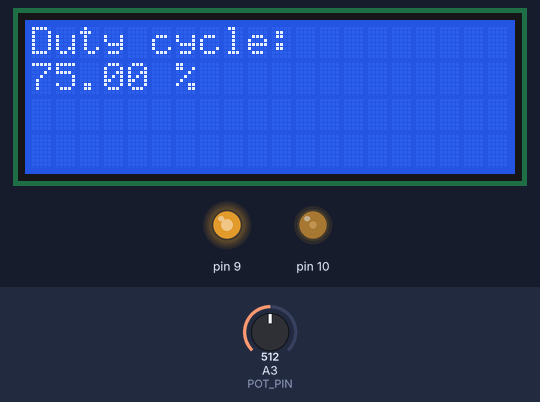
Bench run of a sketch on a simulated Arduino Uno, built with avr-gcc and run on an emulated ATmega328P. Parts: 20×4 character LCD, output pins drawn as LEDs (lit = HIGH). The inputs (shaded band) are chosen by the test bench; at power-on: A3 (POT_PIN) = 512.

Above: at 1.3 s.
1.4 s: A3 (POT_PIN) set to 716
At 1.7 s:
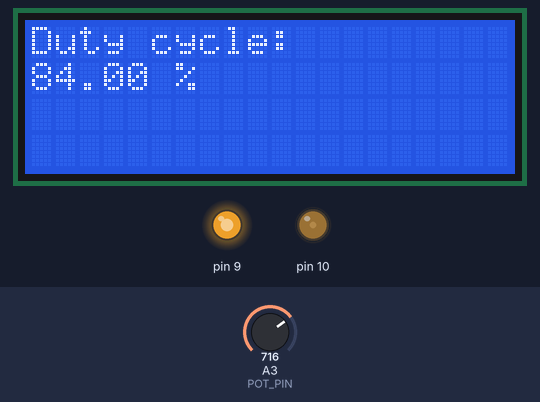
2.9 s: A3 (POT_PIN) set to 1023
At 4.1 s:
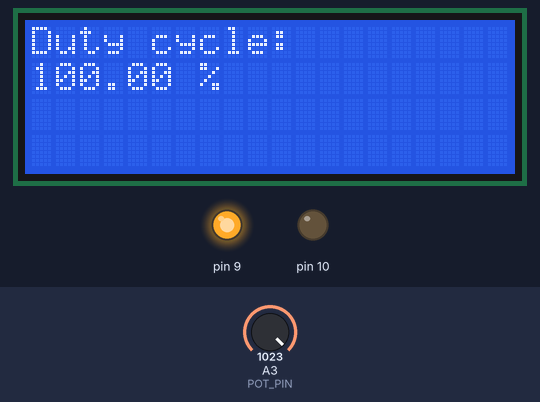
4.4 s: A3 (POT_PIN) set to 1015
At 4.9 s:
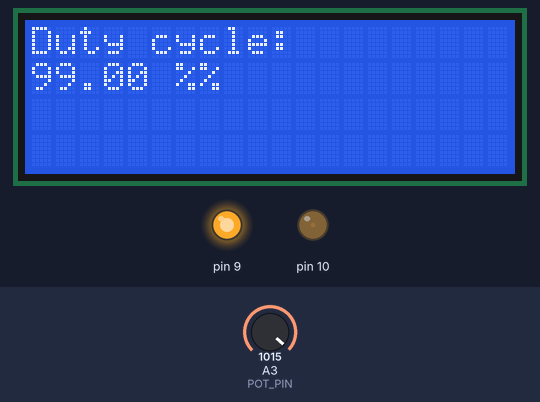
5.9 s: A3 (POT_PIN) set to 0
At 7.1 s:
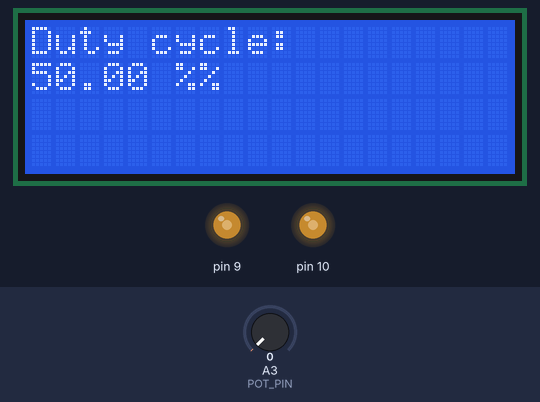
7.4 s: A3 (POT_PIN) set to 122
At 8.5 s:
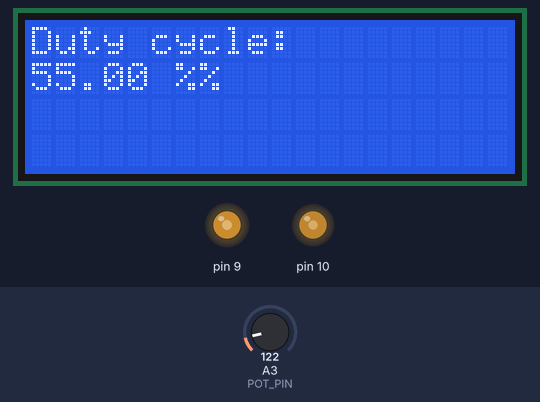
Timing chart, 0 to 9.9 s (numbered marks = the images above; inputs shaded):
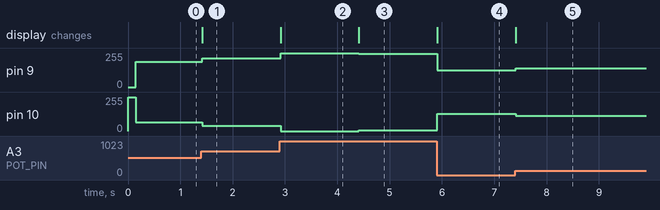

The sketch:

PWM_full_controller.ino
```cpp
/*
The following code is used to control an H-bridge circuit. It produces two
PWM signals, one the inverse of the other, to provide speed control of a servo
motor. Note the design here ensures it stays between 50% duty cycle, where the
servo motor is not moving, and 100% duty cycle, where the servo is moving at
maximum rated speed in the positive direction.

Created by: Keenan Robinson
Date created: 19/04/2021
*/

/*
Notes:
This is designed for the Arduino Nano. The maximum output it can output is 3.3V
on a given pin. Note this for driving an Arduino Uno, which is 5V.
* sysClk => 16MHz
* Required PWM frequency => ~1KHz
* PWM pins => pin 9,10 (part of timer 1). We use these pins and this timer allows
the use of the same clock to produce exactly inverted signals.
* clkPrescaler => 64. Used to reduce the clock down from 16MHz. This is primarily
chosen as part of the calculation to get a 1KHz PWM signal.

Calculate PWM frequency:
PWM_frequency = clock_speed / (2 * Prescaler_value * TOP_value)
TOP_value for our mode of operation will be the value of ICR1.

Mode of operation
*****************
Since this is a motor driver, phase correct mode is suited. Specifically,
the Waveform generation mode 10.

Prescalar size choices: 1, 8, 64, 256, 1024. The most applicable
is therefore 64. Subbing into this equation, TOP_value is found to be
125.
*/
#include <Wire.h>
#include <LiquidCrystal_I2C.h>

LiquidCrystal_I2C lcd(0x27,20,4);
//double duty_cycle_const = 30.0; // This duty cycle is present on pin 9. Pin 10 will be 100-duty_cycle
const int POT_PIN = A3;
double duty_cycle = 0.0;

void setup() {
  // put your setup code here, to run once:
  TCCR1A = (1 << COM1A1) | (1 << COM1B1) | (1 << COM1B0) | (1 << WGM11);
  //0b10110010
  /*This sets it so OCA1 and OCB1, connected to pin 9 and pin 10, to be inverted
   in comparison to one another. Also sets Waveform generator mode to 10.*/
  TCCR1B = (1 << WGM13) | (1 << CS11) | (1 << CS10);
  //0b00010011
  /*
  * This configuration sets waveform generator to mode 10, selecting prescaler to be 64.
  */
  ICR1 = 125;
  DDRB = (1 << DDB2) | (1 << DDB1);
  // 0b00000110
  // Configure DDR2 and DDR1 to be output mode, for pin 9 and pin 10.

  //*****LCD Setup******
  lcd.init();                      // initialize the lcd
  lcd.init();
  // Print a message to the LCD.
  lcd.backlight();
}

void loop() {
  // put your main code here, to run repeatedly:
  lcd.setCursor(0,0);
  lcd.print("Duty cycle: ");
  lcd.setCursor(0,1);
  duty_cycle = map(analogRead(POT_PIN), 0, 1023, 50, 100);
  lcd.print(String(duty_cycle)+" %");

  OCR1A = (duty_cycle/100)*125; //Sets the duty cycle for the wavefrom generator, port A
  OCR1B = (duty_cycle/100)*125; //Sets the duty cycle for the wavefrom generator, port A
}
```

Measured:
- the behaviour switches between 1023 and 1022 on A3 (POT_PIN) (found by bisection; images 2 and 3)
- after the input at 1.4 s, pin 9: 190/255 → 214/255 at once; pin 10: 65/255 → 41/255 at once; the display: changes at once (image 1)
- after the input at 2.9 s, pin 9: 214/255 → 255/255 at once; pin 10: 41/255 → 0/255 at once; the display: changes at once (image 2)
- after the input at 4.4 s, pin 9: 255/255 → 251/255 at once; pin 10: 0/255 → 4/255 at once; the display: changes at once (image 3)
- after the input at 5.9 s, pin 9: 251/255 → 126/255 at once; pin 10: 4/255 → 129/255 at once; the display: changes at once (image 4)
- after the input at 7.4 s, pin 9: 126/255 → 139/255 at once; pin 10: 129/255 → 116/255 at once; the display: changes at once (image 5)
